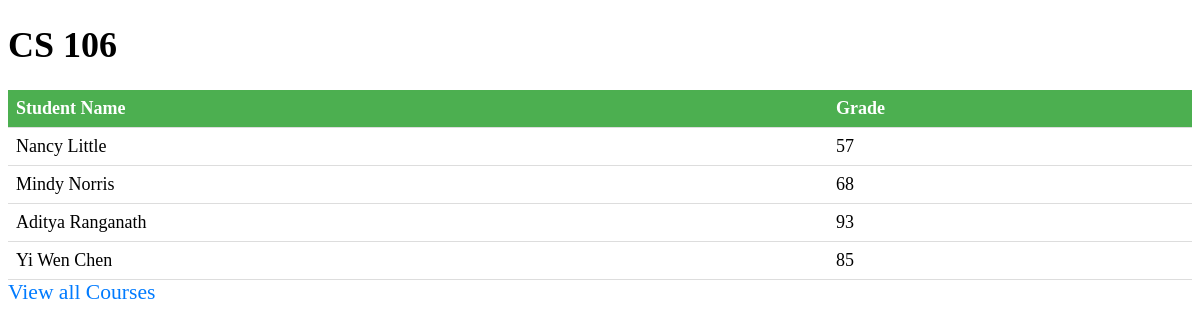
The page /teacher/CS 106 (signed in) on the database its author committed.
### app.py (models this page shows, shortened)
class Courses(db.Model):
    __tablename__ = "Courses"
    course_id = db.Column(db.Integer, primary_key = True)
    course_name = db.Column(db.String, nullable = False)
    course_teacher = db.Column(db.String, nullable = False)
    course_time = db.Column(db.String, nullable = False)
    students_enrolled = db.Column(db.Integer, nullable = False)
    capacity = db.Column(db.Integer, nullable = False)
    enrolled = db.relationship('EnrolledClasses', back_populates = 'course')

class Users(UserMixin, db.Model):
    __tablename__ = "Users"
    id = db.Column(db.Integer, primary_key = True)
    username = db.Column(db.String, nullable = False)
    name = db.Column(db.String, nullable = False)
    password = db.Column(db.String, nullable = False)
    accountId = db.Column(db.Integer, nullable = False)
    enrolled = db.relationship('EnrolledClasses', back_populates = 'user')

### app.py (the view)
@app.route('/teacher/<course_name>', methods = ["GET"])
@login_required
def teacherClassInfo(course_name):
    grades = []
    studentsID = []
    studentsNames = []
    courseID = Courses.query.filter_by(course_name = course_name).first().course_id
    students = db.session.query(EnrolledClasses).filter_by(courses_id = courseID)
    for student in students:
        studentsID.append(student.user_id)
        grades.append(student.grade)
    enrolledStudents =  Users.query.filter(Users.id.in_(studentsID))
    for names in enrolledStudents:
        studentsNames.append(names.name)
    length = len(studentsID)
    return render_template('teacherCourse.html', course_name = course_name, students = studentsNames, grades = grades, length = length)

### app.py (called while the page is built)
@login_manager.user_loader
def load_user(user_id):
    return Users.query.get(user_id)

### templates/teacherCourse.html (shortened to what this page needs)
<!DOCTYPE html>
<html>
  <head>
    <link rel="stylesheet" href="static/style.css">
  </head>
  <body>
    <h1>{{course_name}}</h1>
    <table>
      <thead>
        <tr>
          <th>Student Name</th>
          <th>Grade</th>
        </tr>
      </thead>
      <tbody>
        {% for i in range(0, length) %}
        <tr>
            <td>{{students[i]}}</td>
            <td>{{grades[i]}}</td>
        </tr>
        {% endfor %}</tbody>
    </table>
    <a href="{{ url_for('teacherClasses') }}">View all Courses</a>
  </body>
</html>

### static/style.css (style rules this page uses)
table { border-collapse: collapse; width: 100%; }
th, td { padding: 8px; text-align: left; border-bottom: 1px solid #ddd; }
th { background-color: #4CAF50; color: white; }
a { color: #007bff; text-decoration: none; }
body { font-size: 18px; }
h1 { font-size: 2em; }
a { font-size: 1.2em; }

### rows shown on the page
Courses: course_name "CS 106"
Users: name "Nancy Little"
Users: name "Mindy Norris"
Users: name "Aditya Ranganath"
Users: name "Yi Wen Chen"

### other values the page prints
{{ grades[i] }} "57" "68" "93" "85"
